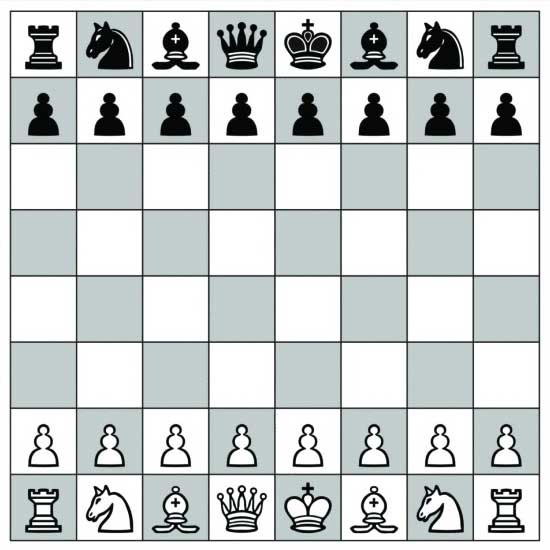
#> input picture opencv/ImageProc/Geometric Transforamtions/Chess Board.jpg, 550 x 550 px
$ python AffineTransfor.py
#> lines starting #> are read from the running program, lines starting #| are printed output that depends on the picture
# In Affine transformation, all parallel lines in the original image will still be parallel in the output image.

# we need three points from the input image and their corresponding locations in the output image.

# cv2.getAffineTransform() will creat a 2x3 matrix that can be passed to
# cv2.warpAffine()

import cv2
import numpy as np
from matplotlib import pyplot as plt

img = cv2.imread('Chess Board.jpg')
#> img is the input picture: shape (550, 550, 3); mean B, G, R 205.9, 205.9, 201
rows, cols, ch = img.shape
#> rows = 550; cols = 550; ch = 3

# It seems like the points are stored in (y,x) aka (cols,rows)
# strange!
pts1 = np.float32([[100,100],[270,100],[100,270]])
pts2 = np.float32([[10,180],[270,100],[180,370]])

M = cv2.getAffineTransform(pts1, pts2)

dst = cv2.warpAffine(img,M,(cols,rows))
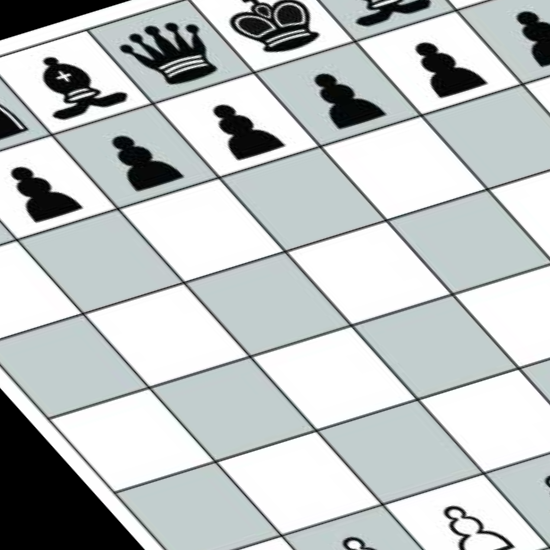
#> dst: shape (550, 550, 3); mean B, G, R 196.9, 196.8, 191.8

plt.subplot(121),plt.imshow(img),plt.title('Input')
plt.subplot(122),plt.imshow(dst),plt.title('Output')
plt.show()
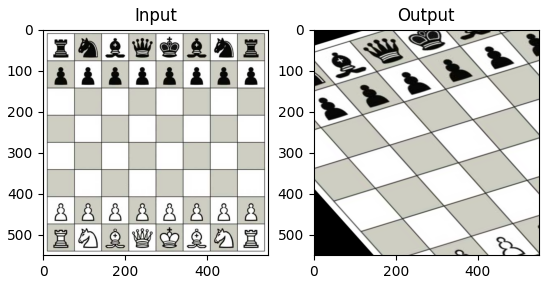
#> figure drawn by matplotlib, 2 panels; B, G, R data is drawn as R, G, B
